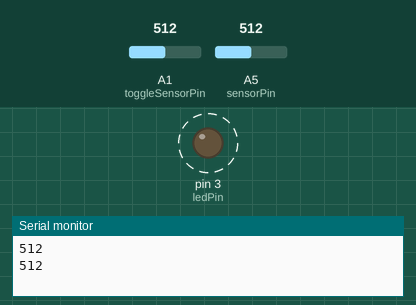
A sketch run on a simulated Arduino Uno, built with avr-gcc and run on an emulated ATmega328P. Parts: output pins drawn as LEDs (lit = HIGH), the last lines printed to the serial monitor. Dashed ring = blinking. Inputs (shaded band) come from the test bench; at power-on: A1 (toggleSensorPin) = 512, A5 (sensorPin) = 512.

Above: at 1.9 s.
2.0 s: A1 (toggleSensorPin) set to 1010
At 3.4 s:
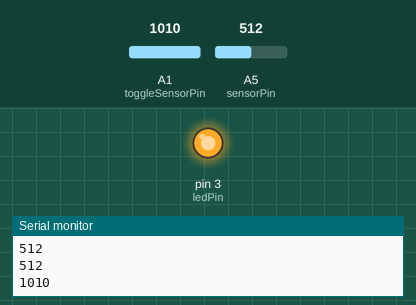
3.7 s: A5 (sensorPin) set to 122
7.2 s: A1 (toggleSensorPin) set to 984
At 8.06 s:
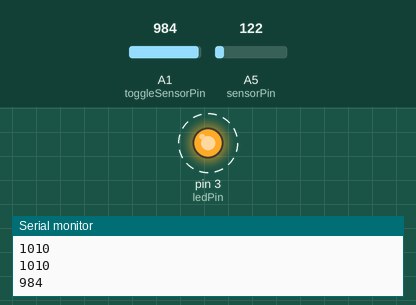
10.7 s: A5 (sensorPin) set to 306
Timing chart, 0 to 15.2 s (numbered marks = the images above; inputs shaded):
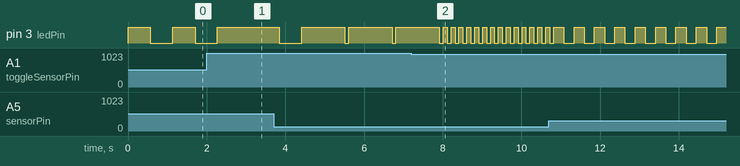

Measured:
- the behaviour switches between 1001 and 1000 on A1 (toggleSensorPin) (found by bisection; images 1 and 2)
- after the input at 2.0 s, pin 3 (ledPin): goes on until 2.3 s, then stays HIGH
- after the input at 7.2 s, pin 3 (ledPin): alternates HIGH for 0.10 s and LOW for 0.10 s, starting after 0.91 s
- by itself, pin 3 (ledPin): alternates HIGH for 0.57 s and LOW for 0.57 s

The sketch:

session1_iii.ino
```cpp
const int ledPin = 3; // LED connected to digital pin 13
const int sensorPin = 5; // connect sensor to analog input 0
const int toggleSensorPin = 1; // toggle sensor
// the next two lines set the min and max delay between blinks
const int minDuration = 100; // minimum wait between blinks
const int maxDuration = 1000; // maximum wait between blinks

void setup (){
  pinMode(ledPin, OUTPUT); // enable output on the led pin
  Serial.begin(9600); // initialize Serial
}

void loop(){
  int rate = analogRead(sensorPin); // read the analog input

  //scales the blink rate between the min and max   values
  rate = map(rate, 200, 800, minDuration, maxDuration);
  rate = constrain(rate, minDuration,maxDuration); // saturate
  // Serial.println(rate); // print rate to serial monitor

  int rate_2 = analogRead(toggleSensorPin);
  Serial.println(rate_2);

  if(rate_2 > 1000) {
    // if high -> toggle
    if (digitalRead(ledPin) == HIGH ){
      digitalWrite(ledPin, LOW);
    } else {
      digitalWrite(ledPin, HIGH);
    }
    delay(1000);
  }


  digitalWrite(ledPin, HIGH); // set the LED on
  delay(rate); // wait duration dependent on light level
  digitalWrite(ledPin, LOW); // set the LED off
  delay(rate);
}
```
